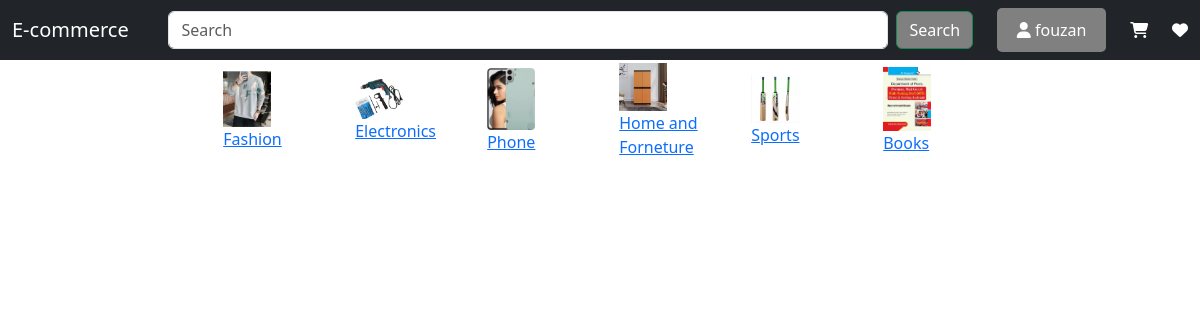
Screenshot of / (signed in) with the database file from the repository.
### core/models.py (models this page shows)
class Categories(models.Model):
    category_id = models.AutoField(primary_key=True)
    name = models.CharField(max_length=200)
    category_image=models.ImageField(upload_to='category_image/',null=True,blank=True)
    parent_category=models.ForeignKey("self",null=True,blank=True,on_delete=models.CASCADE)
    def __str__(self):
        return self.name

### core/views.py (the view)
# urls.py: path("",views.Home_view.as_view(),name='home'),
class Home_view(View):
    def get(self,request):
        qs=ProductVariants.objects.all()
        categories=Categories.objects.filter(parent_category=None)
        context={
            'products':qs,
            'categories':categories
        }
        return render(request,'core/home.html',context)

### core/models.py (called while the page is built)
    def __str__(self):
        return self.name

### templates/core/home.html (shortened to what this page needs)
{% extends 'base.html' %}
{% block body %}
<div class="container">
    {% for category in categories %}
        <a href="{% url 'category' category %}">
            <div class="citems">
                <img src="{{category.category_image.url}}" alt="image1" style="width: 4vw;height: auto;">
                <p>{{category.name}}</p>
            </div>
        </a>
    {% endfor %}
</div>
{% endblock %}

### templates/partial/header.html (shortened to what this page needs)
{% load static %}
<link rel="stylesheet" href="{% static 'css/header.css' %}">
<nav id='nav' class="navbar navbar-expand-lg bg-dark" >
    <div id='container' class="container-fluid" style="color: white;">
      <div class="item"><a class="navbar-brand" href="#" style="color:white">E-commerce</a></div>
      <div class="item"><form class="d-flex" role="search">
        <input class="form-control me-2" type="search" placeholder="Search" aria-label="Search" style="width:60vw">
        <button class="btn btn-outline-success" type="submit" style="background-color:gray;color:white">Search</button>
      </form></div>
       {% if user.is_authenticated %}
      <div class="dropdown item">
          <button class="dropbtn"><a class="nav-link active" ><i class="fa-solid fa-user"></i> {{user.username}}</a></button>
      </div>
      {% endif %}
      <div class="item"><a class="nav-link acitve" href="#"><i class="fa-solid fa-cart-shopping"></i></a></div>
      <div class="item"><a class="nav-link acitve" href="#"><i class="fa-solid fa-heart"></i></a></div>
    </div>
  </nav>

### static/css/header.css (style rules this page uses)
#nav { position:sticky; top:0; }

### templates/base.html (style rules this page uses)
* { margin: 0; padding: 0; }

### templates/partial/header.html (style rules this page uses)
#nav { position:sticky; top:0; }
.dropdown { position: relative; display: inline-block; }
.dropbtn { background-color:gray; color: white; padding: 10px 20px; font-size: 16px; border: none; cursor: pointer; border-radius: 5px; }

### templates/core/home.html (style rules this page uses)
.container { display:grid; grid-template-columns:repeat(4,1fr); grid-template-rows: auto; gap:1rem; }
.container { display:flex; flex-wrap: nowrap; gap:2rem; align-items: center ; justify-content: center; }
.citems { padding:0.2rem; width: 100px; }

### rows the page displays
Categories: category_image (picture), name "Fashion"
Categories: category_image (picture), name "Electronics"
Categories: category_image (picture), name "Phone"
Categories: category_image (picture), name "Home and Forneture"
Categories: category_image (picture), name "Sports"
Categories: category_image (picture), name "Books"

### other values shown
{{ user.username }} "fouzan"
